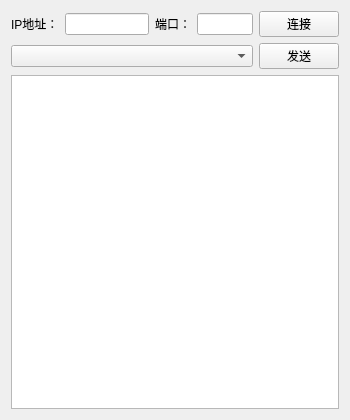
<?xml version="1.0" encoding="UTF-8"?>
<ui version="4.0">
 <class>Widget</class>
 <widget class="QWidget" name="Widget">
  <property name="geometry">
   <rect>
    <x>0</x>
    <y>0</y>
    <width>350</width>
    <height>420</height>
   </rect>
  </property>
  <property name="windowTitle">
   <string>Widget</string>
  </property>
  <layout class="QVBoxLayout" name="verticalLayout">
   <item>
    <layout class="QHBoxLayout" name="horizontalLayout">
     <item>
      <widget class="QLabel" name="label">
       <property name="text">
        <string>IP地址：</string>
       </property>
      </widget>
     </item>
     <item>
      <widget class="QLineEdit" name="ledtIP"/>
     </item>
     <item>
      <widget class="QLabel" name="label_2">
       <property name="text">
        <string>端口：</string>
       </property>
      </widget>
     </item>
     <item>
      <widget class="QLineEdit" name="ledtPort">
       <property name="maximumSize">
        <size>
         <width>80</width>
         <height>16777215</height>
        </size>
       </property>
      </widget>
     </item>
     <item>
      <widget class="QPushButton" name="btnConnect">
       <property name="text">
        <string>连接</string>
       </property>
      </widget>
     </item>
    </layout>
   </item>
   <item>
    <layout class="QHBoxLayout" name="horizontalLayout_2" stretch="1,0">
     <item>
      <widget class="QComboBox" name="comboBox"/>
     </item>
     <item>
      <widget class="QPushButton" name="btnSend">
       <property name="text">
        <string>发送</string>
       </property>
      </widget>
     </item>
    </layout>
   </item>
   <item>
    <widget class="QTextBrowser" name="textBrowser"/>
   </item>
  </layout>
 </widget>
 <resources/>
 <connections/>
</ui>
